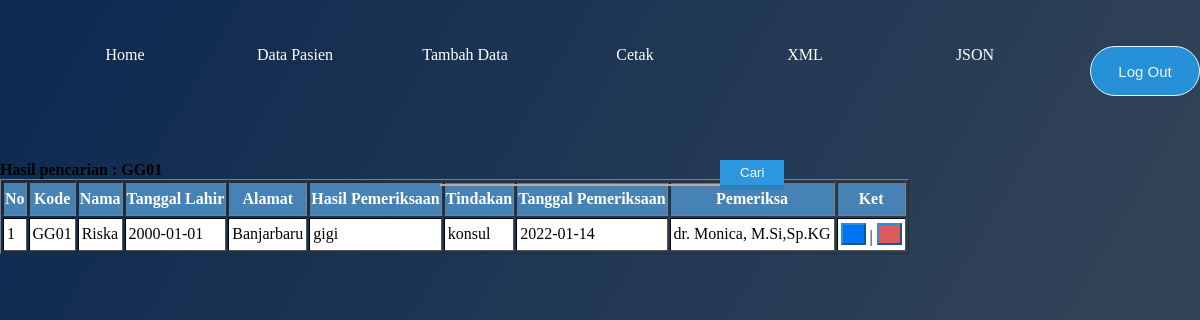
Screenshot of /admin.php?cari=GG01 with the database file from the repository.
### tables this page shows
CREATE TABLE `data_pasien` (
  `nomor` varchar(10) NOT NULL,
  `nama` varchar(30) NOT NULL,
  `ttl` date NOT NULL,
  `temting` varchar(200) NOT NULL,
  `hasil` varchar(50) NOT NULL,
  `tindakan` varchar(50) NOT NULL,
  `tgl_periksa` date NOT NULL,
  `dokter` varchar(50) NOT NULL
);

### admin.php (the view, shortened to what this page needs)
<?php
include_once("koneksi.php");
?>
<!DOCTYPE html>
<html lang="en" dir="ltr">
  <head>
    <link rel="stylesheet" type="text/css" href="csss/style2.css">
  </head>
  <body>
 <ul class="bar" class="aktif">
  <li><a href=menu.html>Home</a><i class="fas fa-home"></i></li>
  <li><a href=admin.php>Data Pasien</a></li>
  <li><a href=create.php>Tambah Data</a><i class="fas fa-plus"></i></li>
  <li><a href=lap_data.php>Cetak</a><i class="fas fa-plus"></i></li>
  <li><a href=xml.php>XML</a><i class="fas fa-plus"></i></li>
  <li><a href=json.php>JSON</a><i class="fas fa-plus"></i></li>
  <li><a href="logout.php" onclick="return confirm('Yakin ingin logout?')"><input type="submit" value="Log Out"></a><i class="fas fa-plus"></i></li>
</ul>
<div class="center">
<form action="" method="get">
	<div class="txt_field">
<input type="text" name="cari"></div>
<input type="submit" value="Cari">
</form>
</div>
<?php
if(isset($_GET['cari'])){
$cari = $_GET['cari'];
echo "<b>Hasil pencarian : ".$cari."</b>";
}
?>
<table border="1">
<div class="siram">
<tr>
<th>No</th>
<th>Kode</th>
<th>Nama</th>
<th>Tanggal Lahir</th>
<th>Alamat</th>
<th>Hasil Pemeriksaan</th>
<th>Tindakan</th>
<th>Tanggal Pemeriksaan</th>
<th>Pemeriksa</th>
<th>Ket</th>
</tr>
<?php
if(isset($_GET['cari']))
{
$cari = $_GET['cari'];
$sql="select * from data_pasien where nomor like'%".$cari."%'";
$tampil = mysqli_query($con,$sql);
}else{
$sql="select * from data_pasien";
$tampil = mysqli_query($con,$sql);
}
$no = 1;
while($r = mysqli_fetch_array($tampil)){
?>
<tr>
<td><?php echo $no++; ?></td>
<td><?php echo $r['nomor']; ?></td>
<td><?php echo $r['nama']; ?></td>
<td><?php echo $r['ttl']; ?></td>
<td><?php echo $r['temting']; ?></td>
<td><?php echo $r['hasil']; ?></td>
<td><?php echo $r['tindakan']; ?></td>
<td><?php echo $r['tgl_periksa']; ?></td>
<td><?php echo $r['dokter']; ?></td>
<td><?php echo "<a href='edit.php?nomor=$r[nomor]'><input type='button' class='btn-edit'></a> | <a
				href='delete.php?nomor=$r[nomor]'><input type='button' class='btn-delete'></a>" ?></td>
</tr>
</div>
<?php } ?>
</table>
</body>
</html>

### csss/style2.css (style rules this page uses)
body { margin: 0; padding: 0; font-family: cursive; background: linear-gradient(120deg, #0c2951, #3b4a58); height: 100vh; overflow: hidden; }
.bar { position: center; background-color: transparent; text-align: center; }
ul { position: center; display: inline-flex; list-style: none; color: #ffff; }
ul li { width: 110px; margin : 15px; padding : 15px; }
a { text-decoration: none; color : #5BA6C1; }
ul li a { text-decoration: none; color : #fff; }
.center { position: absolute; top: 20%; left: 50%; transform: translate(-50%, -50%); width: 400px; background: none; border-radius: 10px; }
.center form { padding: 0 40px; box-sizing: border-box; }
input[value="Log Out"] { width: 100%; height: 50px; border: 1px solid; background: #2691d9; border-radius: 90px; font-size: 15px; color: #e9f4fb; font-weight: 200; cursor: pointer; outline: none; }
form .txt_field { position: relative; border-bottom: 2px solid #adadad; margin: 30px 0; }
.txt_field input { width: 50%; padding: 0 5px; height: 50px; left: 30%; font-size: 20px; color: #ffff; border: none; background: transparent; outline: none; }
input[value="Cari"] { background:#2C97DF; color:white; border-top:0; border-left:0; border-right:0; border-bottom:5px solid #2A80B9; padding:5px 20px; text-decoration:none; font-family:sans-serif; font-size:10pt; position: absolute; cursor: pointer; left : 80%; top : 50%; }
input,a:hover { border-color: #2691d9; transition: .5s; }
.siram { position: center; left: 30%; }
td { padding: 3px; height: 25px; background-color: white; border-color: black; }
th { background-color: steelblue; color: white; height: 30px; }
.btn-edit { background: #0074F2; height:22px; padding-left: 15px; padding-top: 5px; }
.btn-delete { background: #db5d59; height:22px; padding-left: 15px; padding-top: 5px; }

### rows the page displays
data_pasien: nomor "GG01", nama "Riska", ttl "2000-01-01", temting "Banjarbaru", hasil "gigi", tindakan "konsul", tgl_periksa "2022-01-14", dokter "dr. Monica, M.Si,Sp.KG"

### other values shown
$cari "GG01"
